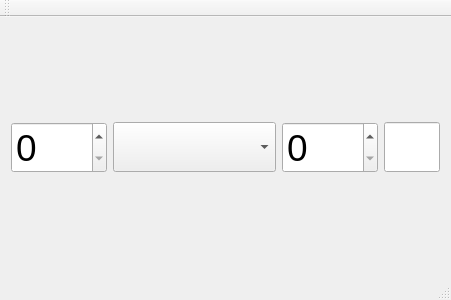
<?xml version="1.0" encoding="UTF-8"?>
<ui version="4.0">
 <class>MainWindow</class>
 <widget class="QMainWindow" name="MainWindow">
  <property name="geometry">
   <rect>
    <x>0</x>
    <y>0</y>
    <width>400</width>
    <height>300</height>
   </rect>
  </property>
  <property name="windowTitle">
   <string>MainWindow</string>
  </property>
  <widget class="QWidget" name="centralWidget">
   <layout class="QGridLayout" name="gridLayout">
    <item row="0" column="0">
     <widget class="QSpinBox" name="spinBox1">
      <property name="font">
       <font>
        <pointsize>28</pointsize>
       </font>
      </property>
      <property name="maximum">
       <number>100</number>
      </property>
     </widget>
    </item>
    <item row="0" column="2">
     <widget class="QSpinBox" name="spinBox2">
      <property name="font">
       <font>
        <pointsize>28</pointsize>
       </font>
      </property>
      <property name="maximum">
       <number>100</number>
      </property>
     </widget>
    </item>
    <item row="0" column="1">
     <widget class="QComboBox" name="operation">
      <property name="font">
       <font>
        <pointsize>28</pointsize>
       </font>
      </property>
     </widget>
    </item>
    <item row="0" column="3">
     <widget class="QLineEdit" name="equal">
      <property name="font">
       <font>
        <pointsize>28</pointsize>
       </font>
      </property>
     </widget>
    </item>
   </layout>
  </widget>
  <widget class="QMenuBar" name="menuBar">
   <property name="geometry">
    <rect>
     <x>0</x>
     <y>0</y>
     <width>400</width>
     <height>21</height>
    </rect>
   </property>
  </widget>
  <widget class="QToolBar" name="mainToolBar">
   <attribute name="toolBarArea">
    <enum>TopToolBarArea</enum>
   </attribute>
   <attribute name="toolBarBreak">
    <bool>false</bool>
   </attribute>
  </widget>
  <widget class="QStatusBar" name="statusBar"/>
 </widget>
 <layoutdefault spacing="6" margin="11"/>
 <resources/>
 <connections/>
</ui>
